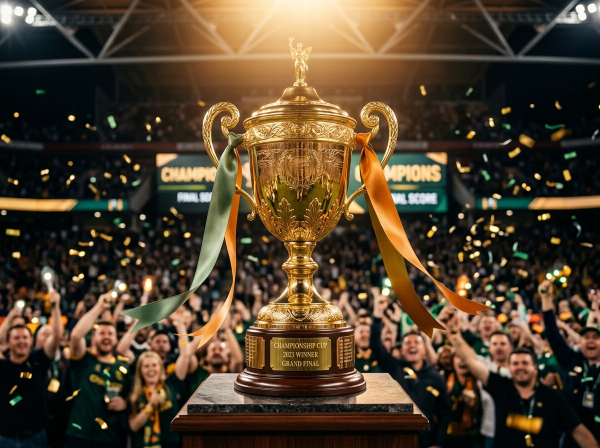
#> input picture src/assets/images/championship_trophy_gold_1790335980246.jpg, 1200 x 896 px (shown at 1/2 size); its folder holds only this picture in this run
$ python optimize-hero-images.py
#> lines starting #> are read from the running program, lines starting #| are printed output that depends on the picture
"""
Optimise les images du hero (audit sécurité FIMF, constat 16 — LCP mobile).

Pour chaque JPEG source :
  - ré-encodage JPEG progressif (qualité 78, optimisé) → remplace le fichier d'origine ;
  - variantes WebP (640 / 1024 / largeur d'origine) ;
  - variantes JPEG redimensionnées (640 / 1024 / largeur d'origine) pour le repli <img> ;
  - un manifeste JSON (dimensions) consommé par src/lib/heroImages.ts.

Usage :  python tools/optimize-hero-images.py
Idempotent : le script peut être rejoué sur les fichiers déjà optimisés.
"""

import json
import os
from PIL import Image

IMAGES_DIR = os.path.join(os.path.dirname(os.path.abspath(__file__)), "..", "src", "assets", "images")
IMAGES_DIR = os.path.normpath(IMAGES_DIR)

# Largeurs servies : mobile, tablette, pleine largeur.
TARGET_WIDTHS = (640, 1024)

JPEG_QUALITY = 78
WEBP_QUALITY = 72


def save_jpeg(img: Image.Image, path: str) -> int:
    img.save(path, "JPEG", quality=JPEG_QUALITY, optimize=True, progressive=True)
    return os.path.getsize(path)


def save_webp(img: Image.Image, path: str) -> int:
    img.save(path, "WEBP", quality=WEBP_QUALITY, method=6)
    return os.path.getsize(path)


def main() -> None:
    sources = sorted(f for f in os.listdir(IMAGES_DIR) if f.lower().endswith(".jpg") and "_w" not in f)
    manifest = {}

    for name in sources:
        path = os.path.join(IMAGES_DIR, name)
        base = os.path.splitext(name)[0]
        with Image.open(path) as src:
#> src is the input picture: PIL image 1200x896 RGB; mean R, G, B 81.9, 65.7, 45.6
            img = src.convert("RGB")
            full_w, full_h = img.size
#> full_w = 1200; full_h = 896

            widths = sorted({*TARGET_WIDTHS, full_w})
#> widths = [640, 1024, 1200]
            variants = {}

            for w in widths:
                ratio = w / full_w
                h = max(1, round(full_h * ratio))
                resized = img.resize((w, h), Image.LANCZOS) if w != full_w else img

                jpg_path = os.path.join(IMAGES_DIR, f"{base}_w{w}.jpg")
                webp_path = os.path.join(IMAGES_DIR, f"{base}_w{w}.webp")
                jpg_size = save_jpeg(resized, jpg_path)
                webp_size = save_webp(resized, webp_path)
                variants[str(w)] = {"w": w, "h": h, "jpg": jpg_size, "webp": webp_size}
#> this loop made 3 passes
#> (jpg_size, webp_size) on passes 1 to 3: (63099, 42116), (127387, 75944), (162949, 93642)
#> pass 1, in main, `resized = img.resize((w, h), Image.LANCZOS) if w != full_w else img`:
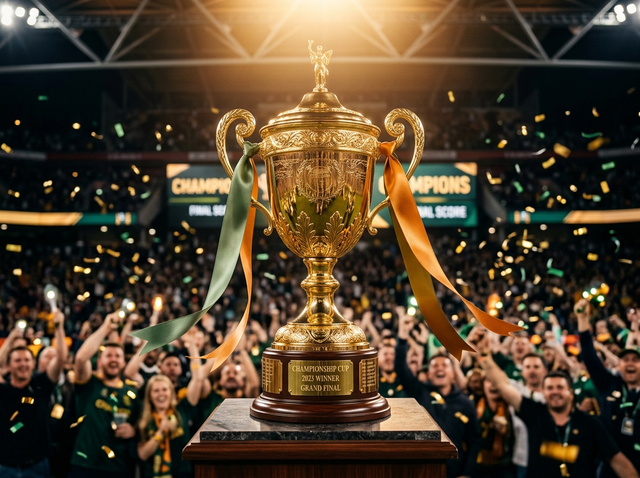
#> resized: PIL image 640x478 RGB; mean R, G, B 81.9, 65.7, 45.6
#> after the loop, variants = 3 items

            # Remplace le JPEG d'origine par la version optimisée (même chemin,
            # les imports existants restent valides).
            full_jpg = save_jpeg(img, path)
#> full_jpg = 162949

            manifest[name] = {
                "base": base,
                "width": full_w,
                "height": full_h,
                "jpeg": full_jpg,
                "variants": variants,
            }
            print(
                f"{name}: {full_w}x{full_h} "
                f"JPEG {full_jpg // 1024} Ko | "
                f"WebP {variants[str(full_w)]['webp'] // 1024} Ko"
            )
#| championship_trophy_gold_1790335980246.jpg: 1200x896 JPEG 159 Ko | WebP 91 Ko

    # Le manifeste est un artefact de generation : il reste hors de src/ pour
    # ne pas polluer le dossier compile par Vite.
    manifest_path = os.path.join(os.path.dirname(os.path.abspath(__file__)), "hero-images-manifest.json")
    with open(manifest_path, "w", encoding="utf-8") as f:
        json.dump(manifest, f, indent=2, sort_keys=True)
    print(f"\nManifeste écrit : {manifest_path}")

    total_jpg = sum(m["jpeg"] for m in manifest.values())
#> total_jpg = 162949
    total_webp = sum(v["webp"] for m in manifest.values() for v in m["variants"].values())
#> total_webp = 211702
    print(f"Poids total JPEG pleine largeur : {total_jpg // 1024} Ko")
#| Poids total JPEG pleine largeur : 159 Ko
    print(f"Poids total WebP (3 largeurs) : {total_webp // 1024} Ko")
#| Poids total WebP (3 largeurs) : 206 Ko


if __name__ == "__main__":
    main()
